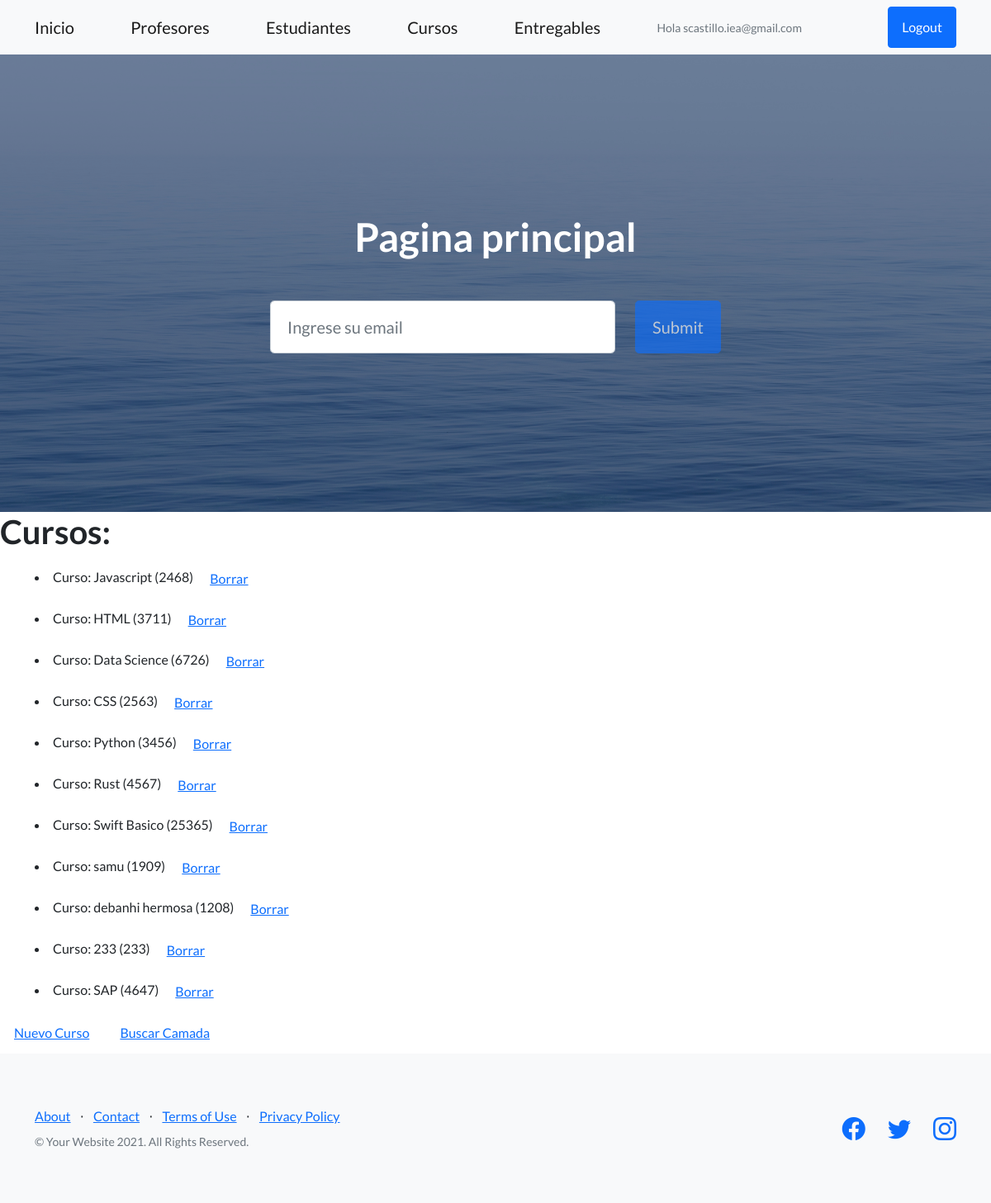
The app's page /AppCoder/cursos/ (signed in), older data.
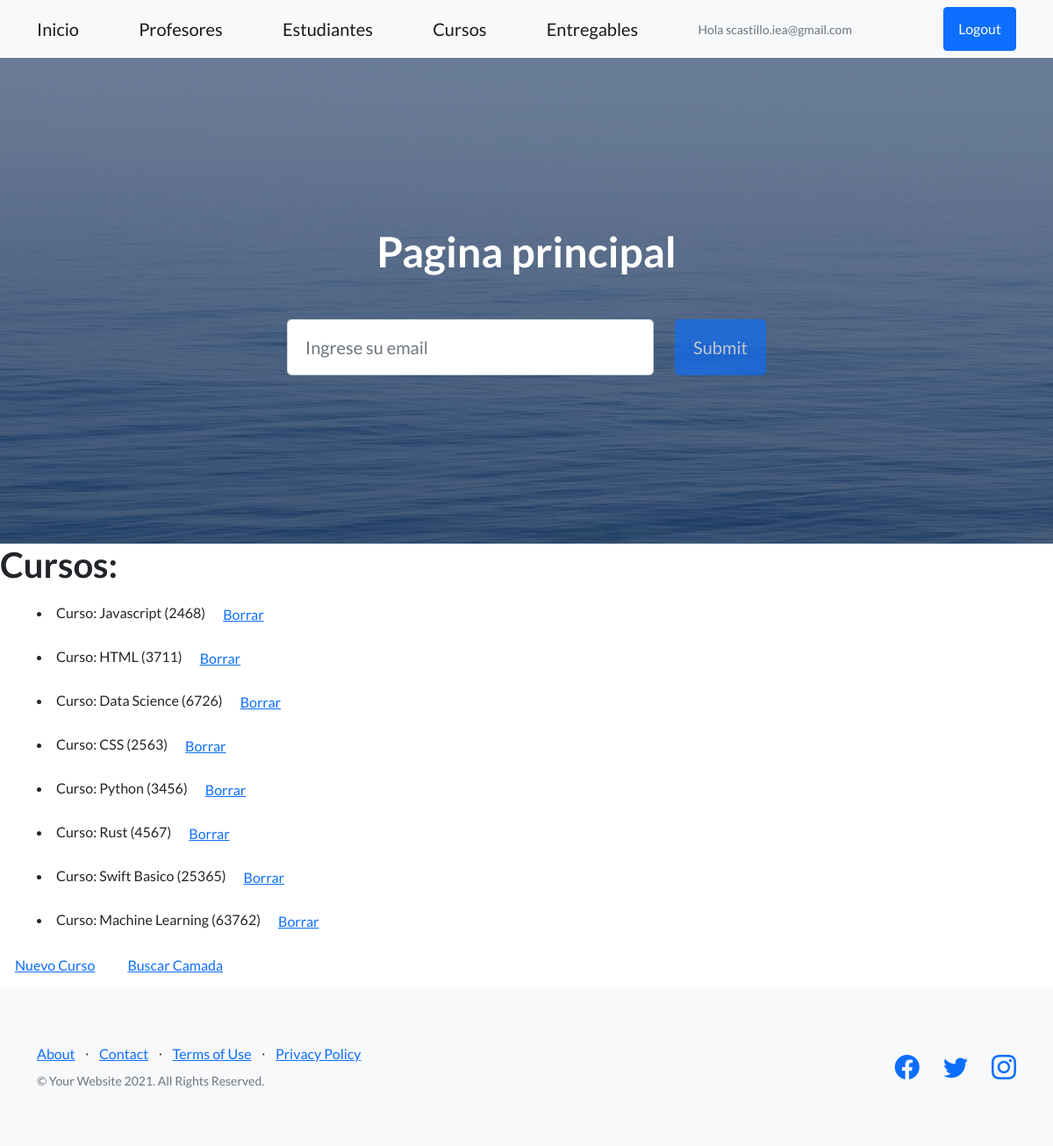
The same page, newer data.
### AppCoder/models.py (models this page shows)
class Curso(models.Model):
    nombre = models.CharField(max_length=40)
    camada = models.IntegerField()
    def __str__(self):
        return f'Curso: {self.nombre} ({self.camada})'

### AppCoder/views.py (the view)
# urls.py: path('cursos/', login_required(views.cursos), name='Cursos'),
def cursos(request):
    return render(request, "AppCoder/cursos.html",
                  {'cursos': Curso.objects.all()})

### AppCoder/templates/AppCoder/cursos.html
{% extends 'AppCoder/padre.html' %}
{%  load static %}
{% block contenidoquecambia%}
    <h1>Cursos:</h1>
    {% for curso in cursos %}
        <div class="container">
            <li>
                {{ curso }}
                <a class="btn btn-link" href="{% url 'curso_delete' curso.id %}">Borrar</a>
            </li>
        </div>
    {% endfor %}
<a class="btn btn-link" href="{% url 'formulario_curso' %}">Nuevo Curso</a>
<a class="btn btn-link" href="{% url 'busqueda_camada' %}">Buscar Camada</a>
{% endblock %}

### AppCoder/templates/AppCoder/padre.html (shortened to what this page needs)
<!DOCTYPE html>
<html lang="en">
    <head>
        {% load static %}
        <link href="https://cdn.jsdelivr.net/npm/bootstrap-icons@1.5.0/font/bootstrap-icons.css" rel="stylesheet" type="text/css" />
        <link href="{% static 'AppCoder/css/styles.css' %}" rel="stylesheet" />
    </head>
    <body>
        <nav class="navbar navbar-light bg-light static-top">
            <div class="container">
                <a class="navbar-brand" href="{% url 'Inicio' %}">Inicio</a>
                <a class="navbar-brand" href="{% url 'Profesores' %}">Profesores</a>
                <a class="navbar-brand" href="{% url 'Estudiantes' %}">Estudiantes</a>
                <a class="navbar-brand" href="{% url 'Cursos' %}">Cursos</a>
                <a class="navbar-brand" href="{% url 'Entregables' %}">Entregables</a>
                {% if not user.is_authenticated %}
                <a class="btn btn-primary" href="{% url 'login' %}">Iniciar</a>
                {% else %}
                <p class="text-muted small mb-4 mb-lg-0">Hola {{user.username}}</p>
                {% endif %}
                <a class="btn btn-primary" href="{%  url 'logout' %}">Logout</a>
            </div>
        </nav>
        <header class="masthead">
            <div class="container position-relative">
                <div class="row justify-content-center">
                    <div class="col-xl-6">
                        <div class="text-center text-white">
                            <h1 class="mb-5">Pagina principal</h1>
                            <form class="form-subscribe" id="contactForm" data-sb-form-api-token="API_TOKEN">
                                <div class="row">
                                    <div class="col">
                                        <input class="form-control form-control-lg" id="emailAddress" type="email" placeholder="Ingrese su email" data-sb-validations="required,email" />
                                    </div>
                                    <div class="col-auto"><button class="btn btn-primary btn-lg disabled" id="submitButton" type="submit">Submit</button></div>
                                </div>
                            </form>
                        </div>
                    </div>
                </div>
            </div>
        </header>
       {% block contenidoquecambia %}
       {%  endblock %}
        <footer class="footer bg-light">
            <div class="container">
                <div class="row">
                    <div class="col-lg-6 h-100 text-center text-lg-start my-auto">
                        <ul class="list-inline mb-2">
                            <li class="list-inline-item"><a href="#!">About</a></li>
                            <li class="list-inline-item">⋅</li>
                            <li class="list-inline-item"><a href="#!">Contact</a></li>
                            <li class="list-inline-item">⋅</li>
                            <li class="list-inline-item"><a href="#!">Terms of Use</a></li>
                            <li class="list-inline-item">⋅</li>
                            <li class="list-inline-item"><a href="#!">Privacy Policy</a></li>
                        </ul>
                        <p class="text-muted small mb-4 mb-lg-0">&copy; Your Website 2021. All Rights Reserved.</p>
                    </div>
                    <div class="col-lg-6 h-100 text-center text-lg-end my-auto">
                        <ul class="list-inline mb-0">
                            <li class="list-inline-item me-4">
                                <a href="#!"><i class="bi-facebook fs-3"></i></a>
                            </li>
                            <li class="list-inline-item me-4">
                                <a href="#!"><i class="bi-twitter fs-3"></i></a>
                            </li>
                            <li class="list-inline-item">
                                <a href="#!"><i class="bi-instagram fs-3"></i></a>
                            </li>
                        </ul>
                    </div>
                </div>
            </div>
        </footer>
    </body>
</html>

Row changes from the older to the newer data that the page shows:
removed Curso: nombre+camada "Curso: samu (1909)"
removed Curso: nombre+camada "Curso: debanhi hermosa (1208)"
removed Curso: nombre+camada "Curso: 233 (233)"
removed Curso: nombre+camada "Curso: SAP (4647)"
added Curso: nombre+camada "Curso: Machine Learning (63762)"
